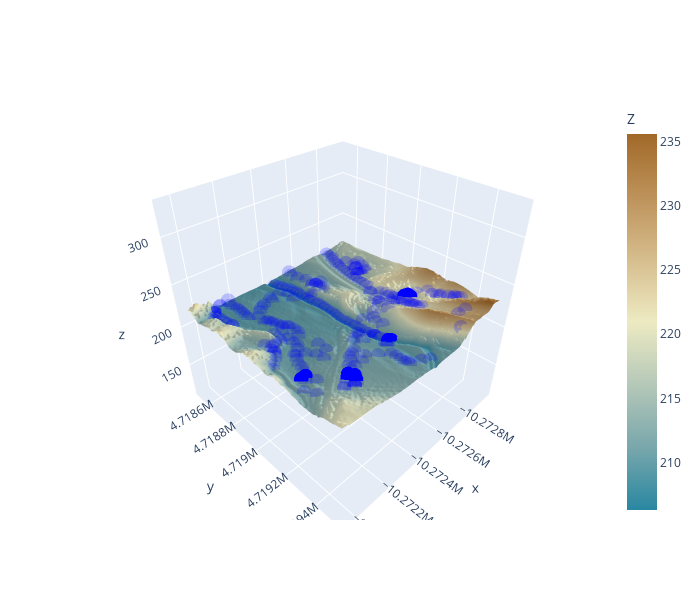

Source (notebook cell):
### Code cell
fig = plot_features(sampled_points, p_gdf_channel, method = 2, color = "blue")
fig.show()

### Figure 1 — Plotly figure (JSON) as saved in the notebook; plotly's stock layout.template omitted (floating-point values rounded to 4 significant figures; data arrays with more than 128 entries replaced by an {"elided": "..."} marker saying what was removed)
{"data": [{"colorbar": {"title": {"text": "Z"}}, "colorscale": [[0, "rgb(40, 135, 161)"], [0.1667, "rgb(121, 167, 172)"], [0.3333, "rgb(181, 200, 184)"], [0.5, "rgb(237, 234, 194)"], [0.6667, "rgb(214, 189, 141)"], [0.8333, "rgb(189, 146, 90)"], [1, "rgb(161, 105, 40)"]], "type": "surface", "x": {"elided": "200x200 float values"}, "y": {"elided": "200x200 float values"}, "z": {"elided": "200x200 float values"}}, {"marker": {"color": "blue", "opacity": 0.2, "size": 5, "symbol": "circle"}, "mode": "markers", "name": "Original points", "type": "scatter3d", "x": {"elided": "620 float values"}, "y": {"elided": "620 float values"}, "z": {"elided": "620 float values"}}], "layout": {"height": 600, "scene": {"zaxis": {"range": [106.3, 335.6]}}, "width": 700}}
